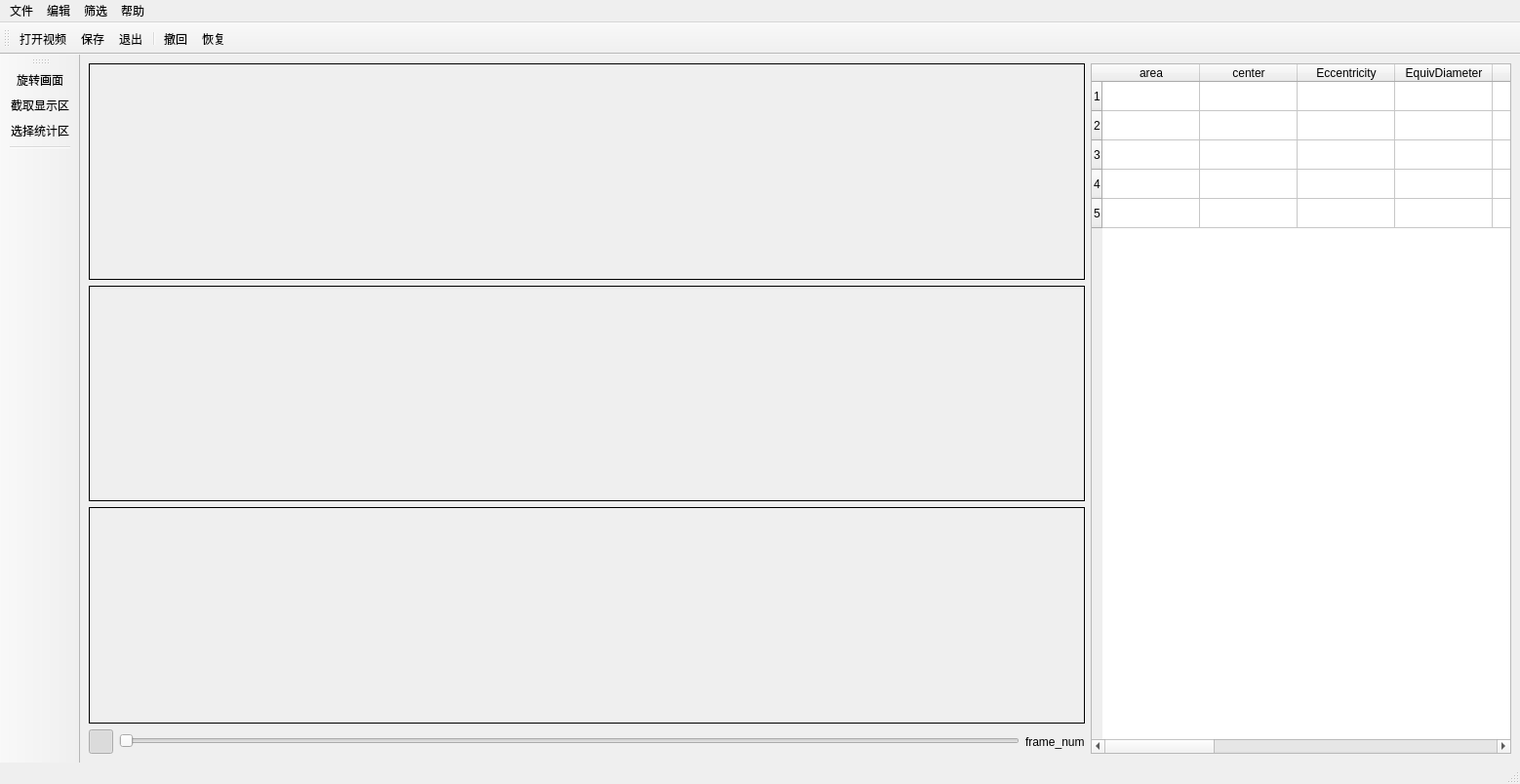
<?xml version="1.0" encoding="UTF-8"?>
<ui version="4.0">
 <class>MainWindow</class>
 <widget class="QMainWindow" name="MainWindow">
  <property name="geometry">
   <rect>
    <x>0</x>
    <y>0</y>
    <width>1538</width>
    <height>804</height>
   </rect>
  </property>
  <property name="windowTitle">
   <string>MainWindow</string>
  </property>
  <widget class="QWidget" name="centralwidget">
   <layout class="QVBoxLayout" name="verticalLayout_2">
    <item>
     <layout class="QHBoxLayout" name="horizontalLayout_2">
      <item>
       <layout class="QVBoxLayout" name="verticalLayout">
        <property name="sizeConstraint">
         <enum>QLayout::SetDefaultConstraint</enum>
        </property>
        <item>
         <widget class="QLabel" name="label_frameBox">
          <property name="minimumSize">
           <size>
            <width>1021</width>
            <height>205</height>
           </size>
          </property>
          <property name="sizeIncrement">
           <size>
            <width>100</width>
            <height>60</height>
           </size>
          </property>
          <property name="baseSize">
           <size>
            <width>1021</width>
            <height>205</height>
           </size>
          </property>
          <property name="autoFillBackground">
           <bool>false</bool>
          </property>
          <property name="frameShape">
           <enum>QFrame::Box</enum>
          </property>
          <property name="frameShadow">
           <enum>QFrame::Plain</enum>
          </property>
          <property name="text">
           <string/>
          </property>
          <property name="scaledContents">
           <bool>false</bool>
          </property>
          <property name="buddy">
           <cstring></cstring>
          </property>
         </widget>
        </item>
        <item>
         <widget class="QLabel" name="label2">
          <property name="minimumSize">
           <size>
            <width>1021</width>
            <height>205</height>
           </size>
          </property>
          <property name="sizeIncrement">
           <size>
            <width>100</width>
            <height>60</height>
           </size>
          </property>
          <property name="baseSize">
           <size>
            <width>1021</width>
            <height>205</height>
           </size>
          </property>
          <property name="autoFillBackground">
           <bool>false</bool>
          </property>
          <property name="frameShape">
           <enum>QFrame::Box</enum>
          </property>
          <property name="frameShadow">
           <enum>QFrame::Plain</enum>
          </property>
          <property name="text">
           <string/>
          </property>
          <property name="scaledContents">
           <bool>false</bool>
          </property>
          <property name="buddy">
           <cstring></cstring>
          </property>
         </widget>
        </item>
        <item>
         <widget class="QLabel" name="label3">
          <property name="minimumSize">
           <size>
            <width>1021</width>
            <height>205</height>
           </size>
          </property>
          <property name="sizeIncrement">
           <size>
            <width>500</width>
            <height>60</height>
           </size>
          </property>
          <property name="baseSize">
           <size>
            <width>1021</width>
            <height>205</height>
           </size>
          </property>
          <property name="autoFillBackground">
           <bool>false</bool>
          </property>
          <property name="frameShape">
           <enum>QFrame::Box</enum>
          </property>
          <property name="frameShadow">
           <enum>QFrame::Plain</enum>
          </property>
          <property name="text">
           <string/>
          </property>
          <property name="scaledContents">
           <bool>false</bool>
          </property>
          <property name="buddy">
           <cstring></cstring>
          </property>
         </widget>
        </item>
        <item>
         <layout class="QHBoxLayout" name="horizontalLayout">
          <item>
           <widget class="QPushButton" name="pushButton_play_pause">
            <property name="minimumSize">
             <size>
              <width>25</width>
              <height>25</height>
             </size>
            </property>
            <property name="maximumSize">
             <size>
              <width>25</width>
              <height>25</height>
             </size>
            </property>
            <property name="focusPolicy">
             <enum>Qt::NoFocus</enum>
            </property>
            <property name="text">
             <string/>
            </property>
            <property name="icon">
             <iconset resource="car_icon.qrc">
              <normaloff>:/menu/pause.png</normaloff>
              <normalon>:/menu/play.png</normalon>
              <selectedoff>:/menu/pause.png</selectedoff>
              <selectedon>:/menu/play.png</selectedon>:/menu/pause.png</iconset>
            </property>
            <property name="shortcut">
             <string>Space</string>
            </property>
            <property name="checkable">
             <bool>true</bool>
            </property>
            <property name="checked">
             <bool>true</bool>
            </property>
            <property name="default">
             <bool>false</bool>
            </property>
           </widget>
          </item>
          <item>
           <widget class="QSlider" name="horizontalSlider">
            <property name="maximumSize">
             <size>
              <width>16777215</width>
              <height>22</height>
             </size>
            </property>
            <property name="orientation">
             <enum>Qt::Horizontal</enum>
            </property>
           </widget>
          </item>
          <item>
           <widget class="QLabel" name="label_cur_num">
            <property name="maximumSize">
             <size>
              <width>16777215</width>
              <height>25</height>
             </size>
            </property>
            <property name="text">
             <string>frame_num</string>
            </property>
           </widget>
          </item>
         </layout>
        </item>
       </layout>
      </item>
      <item>
       <widget class="QTableWidget" name="tableWidget">
        <property name="minimumSize">
         <size>
          <width>431</width>
          <height>0</height>
         </size>
        </property>
        <property name="maximumSize">
         <size>
          <width>600</width>
          <height>16777215</height>
         </size>
        </property>
        <property name="autoFillBackground">
         <bool>false</bool>
        </property>
        <property name="editTriggers">
         <set>QAbstractItemView::NoEditTriggers</set>
        </property>
        <property name="horizontalScrollMode">
         <enum>QAbstractItemView::ScrollPerPixel</enum>
        </property>
        <property name="sortingEnabled">
         <bool>false</bool>
        </property>
        <attribute name="horizontalHeaderVisible">
         <bool>true</bool>
        </attribute>
        <attribute name="horizontalHeaderCascadingSectionResizes">
         <bool>false</bool>
        </attribute>
        <attribute name="horizontalHeaderHighlightSections">
         <bool>true</bool>
        </attribute>
        <attribute name="horizontalHeaderShowSortIndicator" stdset="0">
         <bool>false</bool>
        </attribute>
        <row>
         <property name="text">
          <string>1</string>
         </property>
        </row>
        <row>
         <property name="text">
          <string>2</string>
         </property>
        </row>
        <row>
         <property name="text">
          <string>3</string>
         </property>
        </row>
        <row>
         <property name="text">
          <string>4</string>
         </property>
        </row>
        <row>
         <property name="text">
          <string>5</string>
         </property>
        </row>
        <column>
         <property name="text">
          <string>area</string>
         </property>
        </column>
        <column>
         <property name="text">
          <string>center</string>
         </property>
        </column>
        <column>
         <property name="text">
          <string>Eccentricity</string>
         </property>
        </column>
        <column>
         <property name="text">
          <string>EquivDiameter</string>
         </property>
        </column>
        <column>
         <property name="text">
          <string>Extent</string>
         </property>
        </column>
        <column>
         <property name="text">
          <string>Orientation</string>
         </property>
        </column>
        <column>
         <property name="text">
          <string>solidity</string>
         </property>
        </column>
        <column>
         <property name="text">
          <string>rect_x</string>
         </property>
        </column>
        <column>
         <property name="text">
          <string>rect_y</string>
         </property>
        </column>
        <column>
         <property name="text">
          <string>rect_w</string>
         </property>
        </column>
        <column>
         <property name="text">
          <string>rect_h</string>
         </property>
        </column>
        <column>
         <property name="text">
          <string>L</string>
         </property>
        </column>
        <column>
         <property name="text">
          <string>R</string>
         </property>
        </column>
        <column>
         <property name="text">
          <string>T</string>
         </property>
        </column>
        <column>
         <property name="text">
          <string>B</string>
         </property>
        </column>
       </widget>
      </item>
     </layout>
    </item>
   </layout>
  </widget>
  <widget class="QMenuBar" name="menubar">
   <property name="geometry">
    <rect>
     <x>0</x>
     <y>0</y>
     <width>1538</width>
     <height>30</height>
    </rect>
   </property>
   <widget class="QMenu" name="menu_file">
    <property name="title">
     <string>文件</string>
    </property>
    <addaction name="action_open"/>
    <addaction name="action_save"/>
    <addaction name="action_exit"/>
    <addaction name="separator"/>
    <addaction name="action_readConfig"/>
    <addaction name="action_saveConfig"/>
   </widget>
   <widget class="QMenu" name="menu_edit">
    <property name="title">
     <string>编辑</string>
    </property>
    <addaction name="action_undo"/>
    <addaction name="action_redo"/>
    <addaction name="separator"/>
    <addaction name="action_rotate"/>
    <addaction name="action_viewCap"/>
    <addaction name="action_dataCap"/>
    <addaction name="separator"/>
    <addaction name="action_getbkg"/>
   </widget>
   <widget class="QMenu" name="menu_help">
    <property name="title">
     <string>帮助</string>
    </property>
   </widget>
   <widget class="QMenu" name="menu_filter">
    <property name="title">
     <string>筛选</string>
    </property>
    <addaction name="action_ColorThreshholder"/>
    <addaction name="action_ContourFilter"/>
    <addaction name="action_MorphologyEx"/>
    <addaction name="action_Blur"/>
   </widget>
   <addaction name="menu_file"/>
   <addaction name="menu_edit"/>
   <addaction name="menu_filter"/>
   <addaction name="menu_help"/>
  </widget>
  <widget class="QToolBar" name="toolBar">
   <property name="mouseTracking">
    <bool>true</bool>
   </property>
   <property name="windowTitle">
    <string>toolBar</string>
   </property>
   <attribute name="toolBarArea">
    <enum>TopToolBarArea</enum>
   </attribute>
   <attribute name="toolBarBreak">
    <bool>false</bool>
   </attribute>
   <addaction name="action_open"/>
   <addaction name="action_save"/>
   <addaction name="action_exit"/>
   <addaction name="separator"/>
   <addaction name="action_undo"/>
   <addaction name="action_redo"/>
  </widget>
  <widget class="QToolBar" name="toolBar_2">
   <property name="mouseTracking">
    <bool>true</bool>
   </property>
   <property name="windowTitle">
    <string>toolBar_2</string>
   </property>
   <attribute name="toolBarArea">
    <enum>LeftToolBarArea</enum>
   </attribute>
   <attribute name="toolBarBreak">
    <bool>false</bool>
   </attribute>
   <addaction name="action_rotate"/>
   <addaction name="action_viewCap"/>
   <addaction name="action_dataCap"/>
   <addaction name="separator"/>
  </widget>
  <widget class="QStatusBar" name="statusBar"/>
  <action name="action_open">
   <property name="icon">
    <iconset resource="car_icon.qrc">
     <normaloff>:/menu/open.png</normaloff>:/menu/open.png</iconset>
   </property>
   <property name="text">
    <string>打开视频</string>
   </property>
  </action>
  <action name="action_exit">
   <property name="icon">
    <iconset resource="car_icon.qrc">
     <normaloff>:/menu/exit.png</normaloff>:/menu/exit.png</iconset>
   </property>
   <property name="text">
    <string>退出</string>
   </property>
  </action>
  <action name="action_undo">
   <property name="icon">
    <iconset resource="car_icon.qrc">
     <normaloff>:/menu/undo.png</normaloff>:/menu/undo.png</iconset>
   </property>
   <property name="text">
    <string>撤回</string>
   </property>
   <property name="shortcut">
    <string>Ctrl+Z</string>
   </property>
  </action>
  <action name="action_redo">
   <property name="icon">
    <iconset resource="car_icon.qrc">
     <normaloff>:/menu/redo.png</normaloff>:/menu/redo.png</iconset>
   </property>
   <property name="text">
    <string>恢复</string>
   </property>
   <property name="shortcut">
    <string>Ctrl+Y</string>
   </property>
  </action>
  <action name="action_rotate">
   <property name="checkable">
    <bool>false</bool>
   </property>
   <property name="icon">
    <iconset resource="car_icon.qrc">
     <normaloff>:/menu/rotate.png</normaloff>:/menu/rotate.png</iconset>
   </property>
   <property name="text">
    <string>旋转画面</string>
   </property>
  </action>
  <action name="action_viewCap">
   <property name="checkable">
    <bool>false</bool>
   </property>
   <property name="icon">
    <iconset resource="car_icon.qrc">
     <normaloff>:/menu/显示区.png</normaloff>:/menu/显示区.png</iconset>
   </property>
   <property name="text">
    <string>截取显示区</string>
   </property>
  </action>
  <action name="action_dataCap">
   <property name="checkable">
    <bool>true</bool>
   </property>
   <property name="icon">
    <iconset resource="car_icon.qrc">
     <normaloff>:/menu/统计区.png</normaloff>:/menu/统计区.png</iconset>
   </property>
   <property name="text">
    <string>选择统计区</string>
   </property>
  </action>
  <action name="action_save">
   <property name="icon">
    <iconset resource="car_icon.qrc">
     <normaloff>:/menu/save.png</normaloff>:/menu/save.png</iconset>
   </property>
   <property name="text">
    <string>保存</string>
   </property>
   <property name="shortcut">
    <string>Ctrl+S</string>
   </property>
  </action>
  <action name="action_ColorThreshholder">
   <property name="text">
    <string>色彩分割</string>
   </property>
  </action>
  <action name="action_ContourFilter">
   <property name="text">
    <string>轮廓筛选</string>
   </property>
  </action>
  <action name="action_MorphologyEx">
   <property name="text">
    <string>形态学处理</string>
   </property>
  </action>
  <action name="action_Blur">
   <property name="text">
    <string>模糊处理</string>
   </property>
  </action>
  <action name="action_readConfig">
   <property name="text">
    <string>readConfig</string>
   </property>
  </action>
  <action name="action_saveConfig">
   <property name="text">
    <string>saveConfig</string>
   </property>
  </action>
  <action name="action_getbkg">
   <property name="text">
    <string>背景提取</string>
   </property>
  </action>
 </widget>
 <resources>
  <include location="car_icon.qrc"/>
 </resources>
 <connections>
  <connection>
   <sender>action_exit</sender>
   <signal>triggered()</signal>
   <receiver>MainWindow</receiver>
   <slot>close()</slot>
   <hints>
    <hint type="sourcelabel">
     <x>-1</x>
     <y>-1</y>
    </hint>
    <hint type="destinationlabel">
     <x>517</x>
     <y>315</y>
    </hint>
   </hints>
  </connection>
  <connection>
   <sender>horizontalSlider</sender>
   <signal>valueChanged(int)</signal>
   <receiver>label_cur_num</receiver>
   <slot>setNum(int)</slot>
   <hints>
    <hint type="sourcelabel">
     <x>823</x>
     <y>613</y>
    </hint>
    <hint type="destinationlabel">
     <x>856</x>
     <y>607</y>
    </hint>
   </hints>
  </connection>
 </connections>
</ui>
